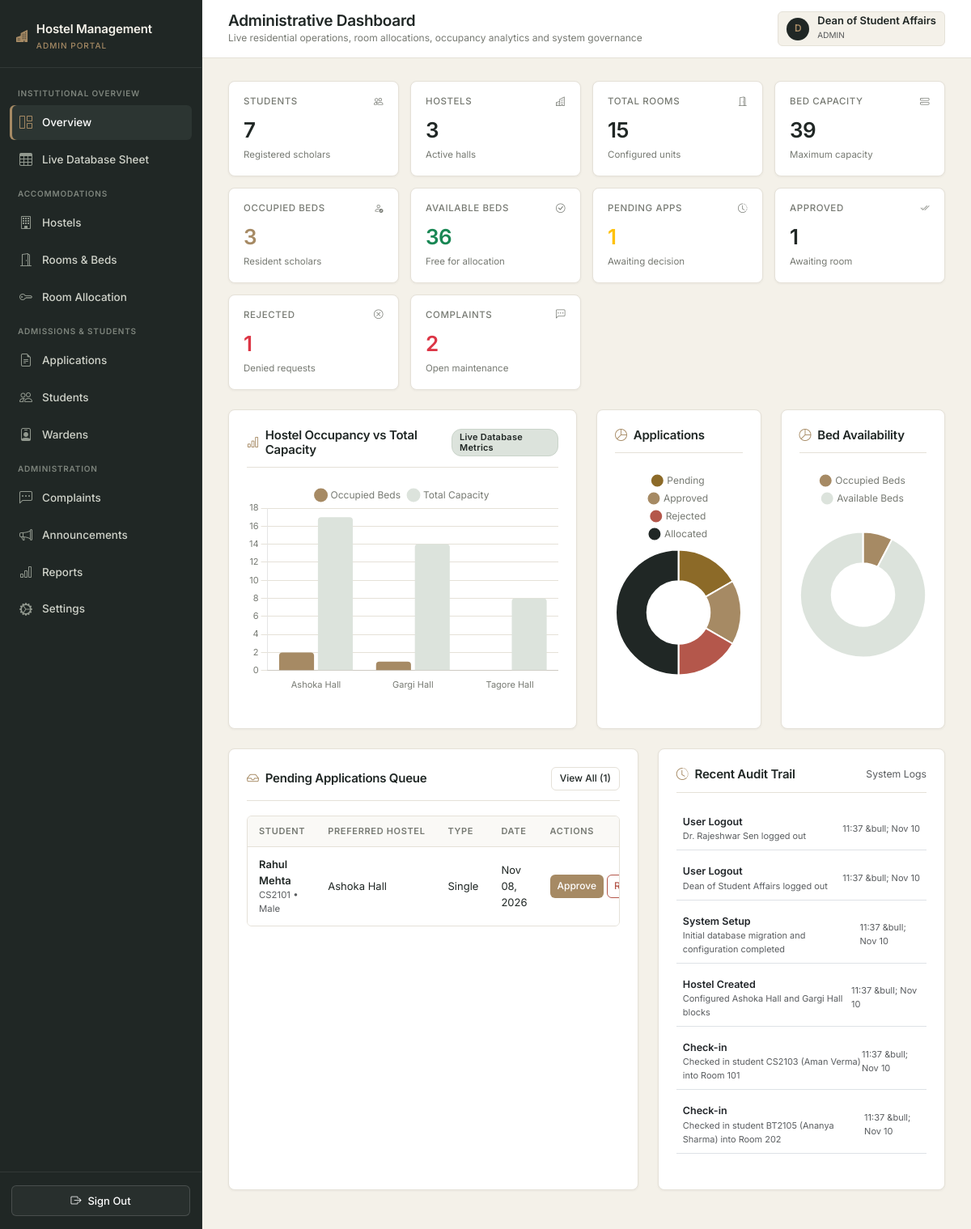
/admin/overview (signed in), run on an earlier commit of the app's database.
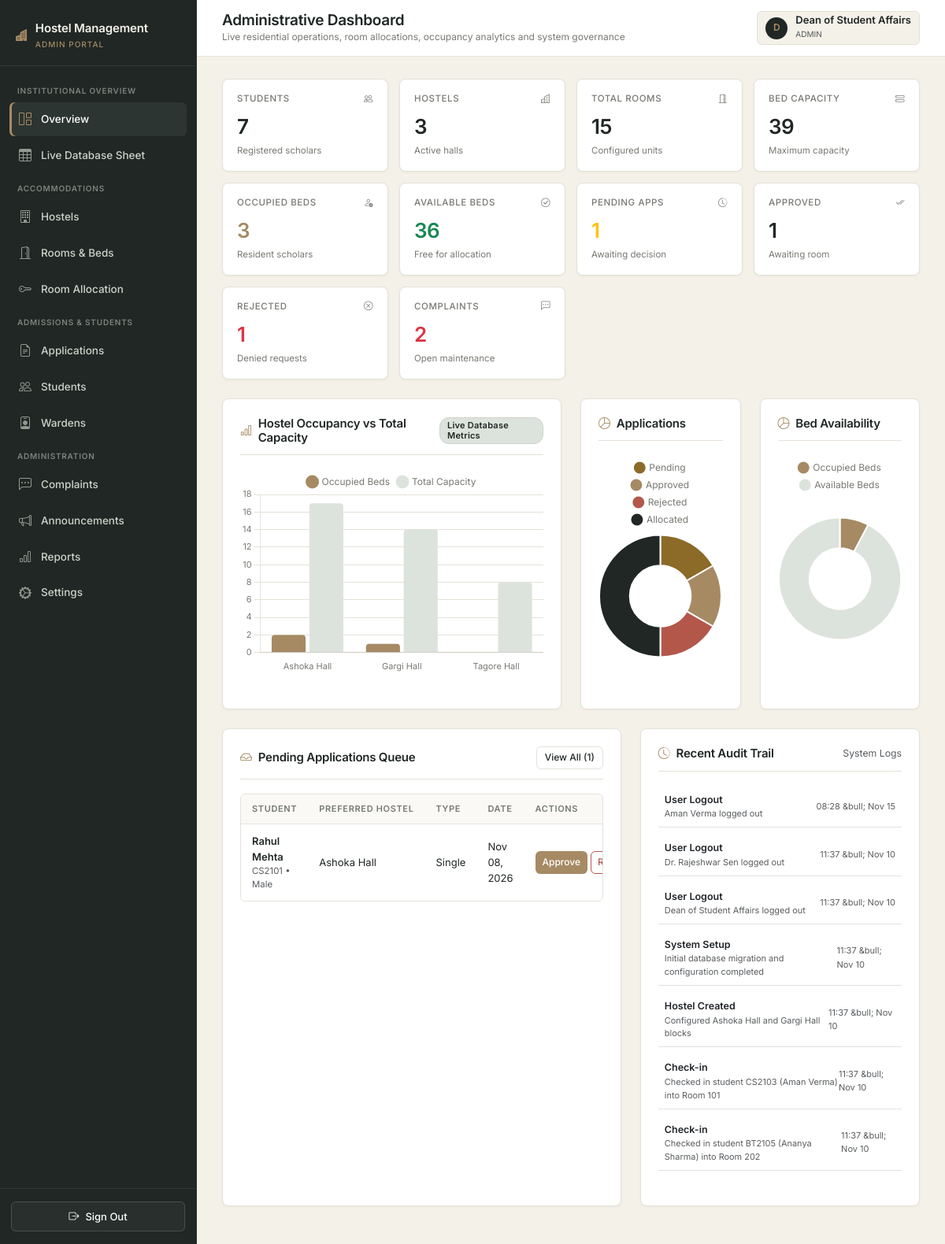
And on a later commit of the database.
### hostel_allocation_system/app/models.py (models this page shows, shortened)
class Application(db.Model):
    __tablename__ = "applications"
    id = db.Column(db.Integer, primary_key=True)
    student_id = db.Column(db.Integer, db.ForeignKey("students.id", ondelete="CASCADE"), nullable=False)
    preferred_hostel_id = db.Column(db.Integer, db.ForeignKey("hostels.id"), nullable=False)
    preferred_room_type = db.Column(db.Enum("Single", "Double", "Triple", "Dormitory", name="pref_room_types"), nullable=False)
    application_date = db.Column(db.DateTime, default=datetime.utcnow, nullable=False)
    status = db.Column(db.Enum("Pending", "Approved", "Rejected", "Allocated", "Cancelled", name="app_status"), default="Pending", nullable=False)
    admin_remarks = db.Column(db.String(255))
    preferred_hostel = db.relationship("Hostel")
    allocations = db.relationship("Allocation", backref="application", lazy="dynamic")

class User(UserMixin, db.Model):
    __tablename__ = "users"
    id = db.Column(db.Integer, primary_key=True)
    name = db.Column(db.String(100), nullable=False)
    email = db.Column(db.String(120), unique=True, nullable=False, index=True)
    password_hash = db.Column(db.String(255), nullable=False)
    role = db.Column(db.Enum("student", "warden", "admin", name="user_roles"), nullable=False)
    created_at = db.Column(db.DateTime, default=datetime.utcnow, nullable=False)
    student = db.relationship("Student", backref="user", uselist=False, cascade="all, delete-orphan")
    warden = db.relationship("Warden", backref="user", uselist=False, cascade="all, delete-orphan")

class Student(db.Model):
    __tablename__ = "students"
    id = db.Column(db.Integer, primary_key=True)
    user_id = db.Column(db.Integer, db.ForeignKey("users.id", ondelete="CASCADE"), unique=True, nullable=False)
    registration_number = db.Column(db.String(30), unique=True, nullable=False, index=True)
    phone = db.Column(db.String(15), nullable=False)
    department = db.Column(db.String(100), nullable=False)
    academic_year = db.Column(db.SmallInteger, nullable=False)
    gender = db.Column(db.Enum("Male", "Female", "Other", name="genders"), nullable=False)
    address = db.Column(db.String(255))
    applications = db.relationship("Application", backref="student", cascade="all, delete-orphan", lazy="dynamic")
    allocations = db.relationship("Allocation", backref="student", cascade="all, delete-orphan", lazy="dynamic")
    complaints = db.relationship("Complaint", backref="student", cascade="all, delete-orphan", lazy="dynamic")

class Hostel(db.Model):
    __tablename__ = "hostels"
    id = db.Column(db.Integer, primary_key=True)
    hostel_name = db.Column(db.String(100), unique=True, nullable=False)
    hostel_type = db.Column(db.Enum("Boys", "Girls", "Co-ed", name="hostel_types"), nullable=False)
    address = db.Column(db.String(255), nullable=False)
    total_rooms = db.Column(db.Integer, default=0, nullable=False)
    description = db.Column(db.Text)
    rooms = db.relationship("Room", backref="hostel", cascade="all, delete-orphan", lazy="dynamic")
    wardens = db.relationship("Warden", backref="hostel", lazy="dynamic")
    complaints = db.relationship("Complaint", backref="hostel", lazy="dynamic")
    announcements = db.relationship("Announcement", backref="hostel", lazy="dynamic")
    @property
    def total_capacity(self):
        return sum(room.capacity for room in self.rooms)
    @property
    def total_occupied(self):
        return sum(room.occupied_count for room in self.rooms)

class ActivityLog(db.Model):
    __tablename__ = "activity_logs"
    id = db.Column(db.Integer, primary_key=True)
    user_id = db.Column(db.Integer, db.ForeignKey("users.id", ondelete="SET NULL"), nullable=True)
    action = db.Column(db.String(100), nullable=False)
    details = db.Column(db.String(255))
    created_at = db.Column(db.DateTime, default=datetime.utcnow, nullable=False)
    user = db.relationship("User")

### hostel_allocation_system/app/admin/routes.py (the view)
@bp.route("/")
@bp.route("/overview")
@login_required
@role_required("admin")
def overview():
    total_students = Student.query.count()
    total_hostels = Hostel.query.count()
    all_rooms = Room.query.all()
    total_rooms = len(all_rooms)
    total_capacity = sum(r.capacity for r in all_rooms)
    occupied_beds = sum(r.occupied_count for r in all_rooms)
    available_beds = max(0, total_capacity - occupied_beds)
    pending_apps = Application.query.filter_by(status="Pending").count()
    approved_apps = Application.query.filter_by(status="Approved").count()
    rejected_apps = Application.query.filter_by(status="Rejected").count()
    allocated_apps = Application.query.filter_by(status="Allocated").count()
    open_complaints = Complaint.query.filter(Complaint.status.in_(["Open", "In Progress"])).count()
    total_wardens = Warden.query.count()
    hostels = Hostel.query.all()
    chart_hostels_labels = [h.hostel_name for h in hostels]
    chart_hostels_occupied = [h.total_occupied for h in hostels]
    chart_hostels_capacity = [h.total_capacity for h in hostels]
    chart_apps_data = [pending_apps, approved_apps, rejected_apps, allocated_apps]
    recent_logs = ActivityLog.query.order_by(ActivityLog.created_at.desc()).limit(8).all()
    recent_pending_apps = Application.query.filter_by(status="Pending").order_by(Application.application_date.desc()).limit(5).all()
    return render_template("admin/dashboard.html",
                           total_students=total_students,
                           total_hostels=total_hostels,
                           total_rooms=total_rooms,
                           total_capacity=total_capacity,
                           occupied_beds=occupied_beds,
                           available_beds=available_beds,
                           pending_apps=pending_apps,
                           approved_apps=approved_apps,
                           rejected_apps=rejected_apps,
                           open_complaints=open_complaints,
                           total_wardens=total_wardens,
                           chart_hostels_labels=chart_hostels_labels,
                           chart_hostels_occupied=chart_hostels_occupied,
                           chart_hostels_capacity=chart_hostels_capacity,
                           chart_apps_data=chart_apps_data,
                           recent_logs=recent_logs,
                           recent_pending_apps=recent_pending_apps)

### hostel_allocation_system/app/__init__.py (called while the page is built)
@login_manager.user_loader
def load_user(user_id):
    from .models import User
    return db.session.get(User, int(user_id))

### hostel_allocation_system/app/templates/admin/dashboard.html (shortened to what the changed rows need)
{% extends "shared/base.html" %}
{% block page_title %}Administrative Dashboard{% endblock %}
{% block content %}
<div class="row g-4 mb-4">
  <div class="col-lg-6">
    <div class="content-panel h-100">
      <div class="panel-header">
        <h2 class="panel-title"><i class="bi bi-bar-chart text-warning" style="color: var(--accent-bronze) !important;"></i> Hostel Occupancy vs Total Capacity</h2>
      </div>
    </div>
  </div>
  <div class="col-lg-3">
    <div class="content-panel h-100">
      <div class="panel-header">
        <h2 class="panel-title"><i class="bi bi-pie-chart text-warning" style="color: var(--accent-bronze) !important;"></i> Applications</h2>
      </div>
    </div>
  </div>
  <div class="col-lg-3">
    <div class="content-panel h-100">
      <div class="panel-header">
        <h2 class="panel-title"><i class="bi bi-pie-chart text-warning" style="color: var(--accent-bronze) !important;"></i> Bed Availability</h2>
      </div>
    </div>
  </div>
</div>
<div class="row g-4">
  <div class="col-lg-7">
    <div class="content-panel h-100">
      <div class="panel-header">
        <h2 class="panel-title"><i class="bi bi-inbox text-warning" style="color: var(--accent-bronze) !important;"></i> Pending Applications Queue</h2>
      </div>
      {% if recent_pending_apps %}
        <div class="table-responsive-wrapper">
          <table class="custom-table">
            <thead>
              <tr>
                <th>Student</th>
                <th>Preferred Hostel</th>
                <th>Type</th>
                <th>Date</th>
                <th>Actions</th>
              </tr>
            </thead>
            <tbody>
              {% for a in recent_pending_apps %}
                <tr>
                  <td>
                    <span class="fw-semibold">{{ a.student.user.name }}</span>
                    <small class="text-muted d-block">{{ a.student.registration_number }} &bull; {{ a.student.gender }}</small>
                  </td>
                  <td>{{ a.preferred_hostel.hostel_name }}</td>
                  <td>{{ a.preferred_room_type }}</td>
                  <td>{{ a.application_date.strftime('%b %d, %Y') }}</td>
                  <td>
                    <div class="d-flex gap-1">
                      <form method="POST" action="{{ url_for('admin.decide_application', app_id=a.id) }}" class="d-inline">
                        <button type="submit" class="btn-custom btn-bronze btn-sm-custom py-1 px-2">Approve</button>
                      </form>
                      <form method="POST" action="{{ url_for('admin.decide_application', app_id=a.id) }}" class="d-inline">
                        <button type="submit" class="btn-custom btn-danger-outline btn-sm-custom py-1 px-2">Reject</button>
                      </form>
                    </div>
                  </td>
                </tr>
              {% endfor %}
            </tbody>
          </table>
        </div>
      {% else %}
        <div class="text-center py-4 text-muted small">No pending accommodation requests.</div>
      {% endif %}
    </div>
  </div>
  <div class="col-lg-5">
    <div class="content-panel h-100">
      <div class="panel-header">
        <h2 class="panel-title"><i class="bi bi-clock-history text-warning" style="color: var(--accent-bronze) !important;"></i> Recent Audit Trail</h2>
      </div>
      {% if recent_logs %}
        <div class="d-flex flex-column gap-2">
          {% for log in recent_logs %}
            <div class="d-flex align-items-center justify-content-between p-2 border-bottom" style="border-color: var(--border-color); font-size: 12.5px;">
              <div>
                <span class="fw-semibold text-dark">{{ log.action }}</span>
                <small class="text-muted d-block">{{ log.details }}</small>
              </div>
              <span class="text-muted" style="font-size: 11px;">{{ log.created_at.strftime('%H:%M &bull; %b %d') }}</span>
            </div>
          {% endfor %}
        </div>
      {% else %}
        <div class="text-center py-4 text-muted small">No activity logs recorded yet.</div>
      {% endif %}
    </div>
  </div>
</div>
{% endblock %}
{% block extra_js %}
<script>
document.addEventListener('DOMContentLoaded', () => {
  // Chart 1: Hostel Occupancy Bar Chart
  createHostelChart('chart-hostel-occupancy', 'bar', {
    labels: {{ chart_hostels_labels|tojson }},
    datasets: [
      {
        label: 'Occupied Beds',
        data: {{ chart_hostels_occupied|tojson }},
        backgroundColor: '#A68A64',
        borderRadius: 4
      },
      {
        label: 'Total Capacity',
        data: {{ chart_hostels_capacity|tojson }},
        backgroundColor: '#DCE3DC',
        borderRadius: 4
      }
    ]
  });
  // Chart 2: Application Breakdown
  createHostelChart('chart-apps-breakdown', 'doughnut', {
    labels: ['Pending', 'Approved', 'Rejected', 'Allocated'],
    datasets: [{
      data: {{ chart_apps_data|tojson }},
      backgroundColor: ['#8c6a28', '#A68A64', '#B4574B', '#202725'],
      borderWidth: 2,
      borderColor: '#FFFFFF'
    }]
  });
  // Chart 3: Room Availability
  createHostelChart('chart-room-availability', 'doughnut', {
    labels: ['Occupied Beds', 'Available Beds'],
    datasets: [{
      data: [{{ occupied_beds }}, {{ available_beds }}],
      backgroundColor: ['#A68A64', '#DCE3DC'],
      borderWidth: 2,
      borderColor: '#FFFFFF'
    }]
  });
});
</script>
{% endblock %}

What changed in the data, as far as the page shows it:
added ActivityLog: action "User Logout", details "Aman Verma logged out", created_at "08:28 &bull; Nov 15"
